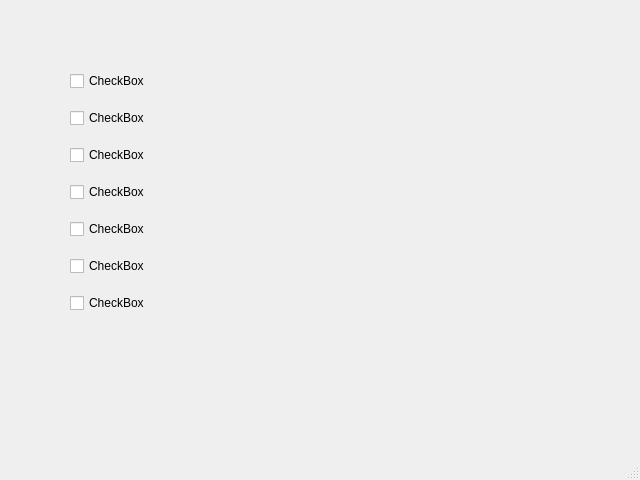
<?xml version="1.0" encoding="UTF-8"?>
<ui version="4.0">
 <class>MainWindow</class>
 <widget class="QMainWindow" name="MainWindow">
  <property name="geometry">
   <rect>
    <x>0</x>
    <y>0</y>
    <width>640</width>
    <height>480</height>
   </rect>
  </property>
  <property name="windowTitle">
   <string>MainWindow</string>
  </property>
  <widget class="QWidget" name="centralwidget">
   <widget class="QWidget" name="gridLayoutWidget">
    <property name="geometry">
     <rect>
      <x>70</x>
      <y>60</y>
      <width>131</width>
      <height>271</height>
     </rect>
    </property>
    <layout class="QGridLayout" name="gridLayout">
     <item row="0" column="0">
      <widget class="QCheckBox" name="checkBox">
       <property name="text">
        <string>CheckBox</string>
       </property>
      </widget>
     </item>
     <item row="1" column="0">
      <widget class="QCheckBox" name="checkBox_2">
       <property name="text">
        <string>CheckBox</string>
       </property>
      </widget>
     </item>
     <item row="3" column="0">
      <widget class="QCheckBox" name="checkBox_4">
       <property name="text">
        <string>CheckBox</string>
       </property>
      </widget>
     </item>
     <item row="5" column="0">
      <widget class="QCheckBox" name="checkBox_6">
       <property name="text">
        <string>CheckBox</string>
       </property>
      </widget>
     </item>
     <item row="4" column="0">
      <widget class="QCheckBox" name="checkBox_5">
       <property name="text">
        <string>CheckBox</string>
       </property>
      </widget>
     </item>
     <item row="2" column="0">
      <widget class="QCheckBox" name="checkBox_3">
       <property name="text">
        <string>CheckBox</string>
       </property>
      </widget>
     </item>
     <item row="6" column="0">
      <widget class="QCheckBox" name="checkBox_7">
       <property name="text">
        <string>CheckBox</string>
       </property>
      </widget>
     </item>
    </layout>
   </widget>
  </widget>
  <widget class="QMenuBar" name="menubar">
   <property name="geometry">
    <rect>
     <x>0</x>
     <y>0</y>
     <width>640</width>
     <height>21</height>
    </rect>
   </property>
  </widget>
  <widget class="QStatusBar" name="statusbar"/>
 </widget>
 <resources/>
 <connections/>
</ui>
